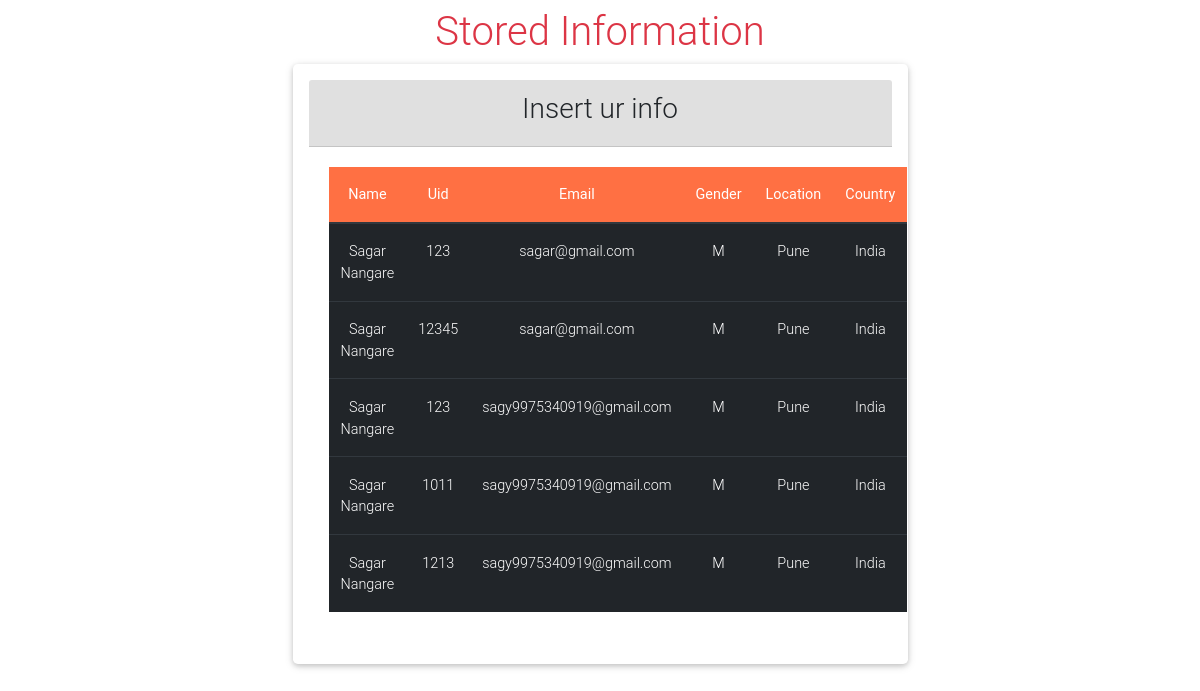
The app's page /display/ with its own data.
### myapp/models.py (models this page shows, shortened)
class Info(models.Model):
    name=models.CharField(max_length=20)
    uid=models.IntegerField()
    email=models.EmailField(max_length=54)
    gender=models.CharField(max_length=10)
    location=models.CharField(max_length=20)
    country=models.CharField(max_length=20)
    obj=models.Manager()
    class Meta:
        db_table='info'

### myapp/views.py (the view)
# urls.py: path('display/', views.display,name='display'),
def display(request):
   data=Info.obj.all()
   return render(request,'display.html',{'data':data})

### templates/display.html (shortened to what this page needs)
<!DOCTYPE html>
{% load static %}
<html>
<head>
    <link rel="stylesheet" type="text/css"  href=" {% static 'css/bootstrap.css' %} " />
    <link rel="stylesheet" type="text/css"  href=" {% static 'css/mdb.css' %} " />
    <link rel="stylesheet" type="text/css"  href=" {% static 'css/fontawesome-all.css' %} " />
    <link rel="stylesheet" type="text/css"  href=" {% static 'css/style.css' %} " />
</head>
<body>
<h1 class="text-center text-danger mt-2">Stored Information</h1>
<div class="row">
        <div class="card w-50 mx-auto p-3">
                <div class="card-header bg-light text-center">
                    <h3>Insert ur info</h3>
                </div>
                <div class="card-body">
                    <table class="table table-dark table-responsive-md text-center">
                        <thead class="badge-deep-orange">
                            <tr>
                                <th>Name</th>
                                <th>Uid</th>
                                <th>Email</th>
                                <th>Gender</th>
                                <th>Location</th>
                                <th>Country</th>
                            </tr>
                        </thead>
                        <tbody>
                            {% for i in data %}
                                 <tr>
                                     <td>{{i.name}}</td>
                                     <td>{{i.uid}}</td>
                                     <td>{{i.email}}</td>
                                     <td>{{i.gender}}</td>
                                     <td>{{i.location}}</td>
                                     <td>{{i.country}}</td>
                                 </tr>
                            {% endfor %}
                        </tbody>
                    </table>
                </div>
            </div>
</div>
</body>
</html>

### records on screen
Info: name "Sagar Nangare", uid "123", email "sagar@gmail.com", gender "M", location "Pune", country "India"
Info: name "Sagar Nangare", uid "12345", email "sagar@gmail.com", gender "M", location "Pune", country "India"
Info: name "Sagar Nangare", uid "123", email "sagy9975340919@gmail.com", gender "M", location "Pune", country "India"
Info: name "Sagar Nangare", uid "1011", email "sagy9975340919@gmail.com", gender "M", location "Pune", country "India"
Info: name "Sagar Nangare", uid "1213", email "sagy9975340919@gmail.com", gender "M", location "Pune", country "India"
